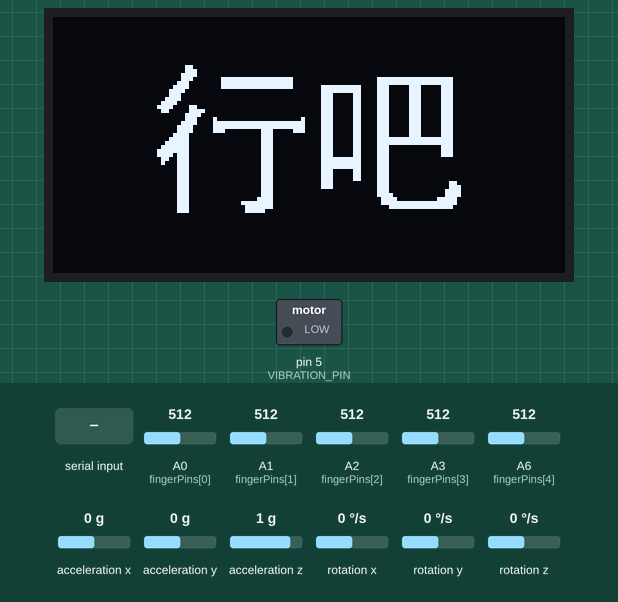
Bench run of a sketch on a simulated Arduino Nano, built with avr-gcc and run on an emulated ATmega328P. Parts: 128×64 one-colour display, switched loads named in the sketch (green lamp = pin HIGH). Wiring (inferred from the names in the program): MPU-6050 motion sensor at I2C address 0x68. Inputs (shaded band) come from the test bench; at power-on: A0 (fingerPins[0]) = 512, A1 (fingerPins[1]) = 512, A2 (fingerPins[2]) = 512, A3 (fingerPins[3]) = 512, A6 (fingerPins[4]) = 512, acceleration x 0 g, acceleration y 0 g, acceleration z 1 g, rotation x 0 °/s, rotation y 0 °/s, rotation z 0 °/s. What the sketch prints to the serial monitor is not drawn.

Above: at 2.0 s.
2.1 s: "M2\n" received over Serial
At 4.4 s:
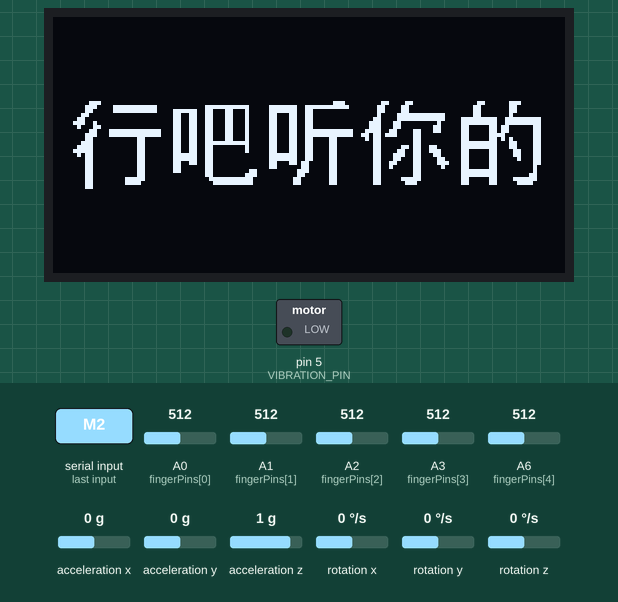
5.0 s: "1\n" received over the second serial link
At 6.2 s:
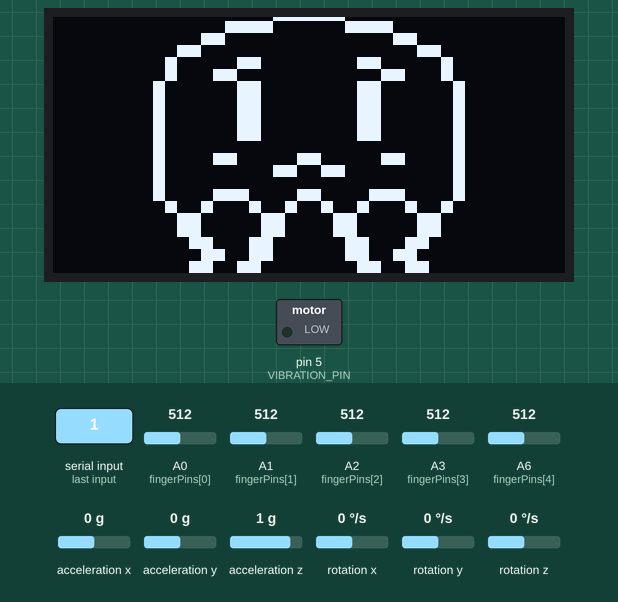
6.9 s: "PL\n" received over Serial
At 7.5 s:
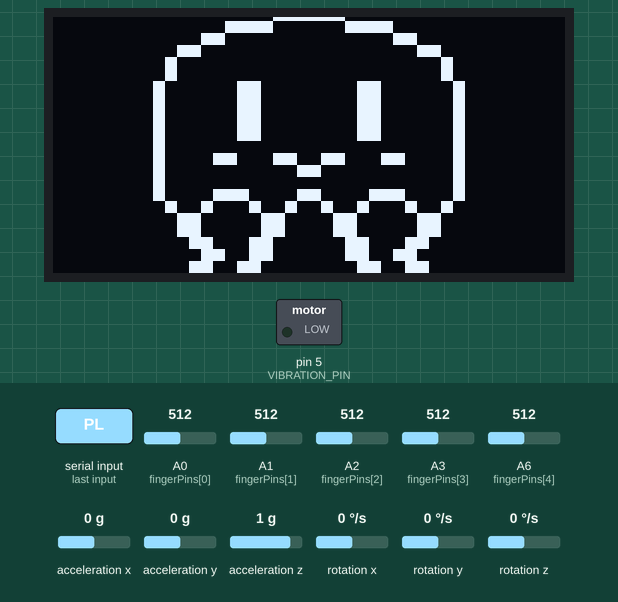
15.9 s: A0 (fingerPins[0]) set to 109
17.4 s: A0 (fingerPins[0]) set to 89
Timing chart, 0 to 19.9 s (numbered marks = the images above; inputs shaded):
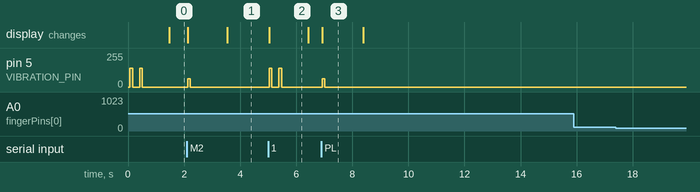

The sketch:

right_ble_oled_stable_full_sensors.ino
```cpp
/*

  right_ble_oled_stable_full_sensors.ino

  右手 Nano 稳定拍摄版：BLE + OLED 中文/水母 + 振动 + 右手五指/MPU 输出


  注意：本版本故意不加入 RadioHead/315M RX。

  原因：Nano SRAM 只有 2KB，SSD1306 需要 1024B 屏幕缓冲；再加 RadioHead 很容易 OLED failed。


  接线：

  - BLE TX -> D2, BLE RX -> D3

  - 振动马达 -> D5

  - 五指：A0/A1/A2/A3/A6

  - OLED + MPU6050：I2C A4/A5

*/


#include <SoftwareSerial.h>

#include <Wire.h>

#include <Adafruit_GFX.h>

#include <Adafruit_SSD1306.h>

#include "oled_mother_lines.h"


#define SCREEN_WIDTH 128

#define SCREEN_HEIGHT 64

#define OLED_RESET -1

#define OLED_ADDR 0x3C

#define MPU_ADDR 0x68


#define BLE_RX_PIN 2

#define BLE_TX_PIN 3

#define VIBRATION_PIN 5


const uint8_t fingerPins[5] = {A0, A1, A2, A3, A6};

const unsigned long SENSOR_INTERVAL_MS = 250;

const unsigned long JELLY_MS = 1400;


SoftwareSerial BLESerial(BLE_RX_PIN, BLE_TX_PIN);

Adafruit_SSD1306 display(SCREEN_WIDTH, SCREEN_HEIGHT, &Wire, OLED_RESET);


struct VibrationPattern {

  uint8_t repeat;

  uint16_t durationMs;

  uint16_t intervalMs;

  uint8_t intensity;

};


const VibrationPattern VIB_POSITIVE_LOW = {1, 80, 0, 25};

const VibrationPattern VIB_CONFLICT = {2, 100, 250, 55};


int thumbVal = 0;

int indexVal = 0;

int middleVal = 0;

int ringVal = 0;

int pinkyVal = 0;

int16_t axVal = 0;

int16_t ayVal = 0;

int16_t gzVal = 0;


String inputUsb = "";

String inputBle = "";

int currentState = 1;

bool textMode = false;

unsigned long lastCommandMs = 0;

unsigned long lastSensorMs = 0;


static const unsigned char PROGMEM jelly_happy[] = {

  0x00,0x3F,0x00,0x00,0x03,0xC0,0xF0,0x00,0x0C,0x00,0x0C,0x00,0x30,0x00,0x03,0x00,

  0x40,0x00,0x00,0x80,0x40,0x00,0x00,0x80,0x81,0x80,0x60,0x40,0x81,0x80,0x60,0x40,

  0x81,0x80,0x60,0x40,0x81,0x80,0x60,0x40,0x81,0x80,0x60,0x40,0x80,0x00,0x00,0x40,

  0x86,0x33,0x18,0x40,0x80,0x0C,0x00,0x40,0x80,0x00,0x00,0x40,0x87,0x0C,0x38,0x40,

  0x48,0x92,0x44,0x80,0x30,0x61,0x83,0x00,0x30,0x61,0x83,0x00,0x18,0xC0,0xC6,0x00,

  0x0C,0xC0,0xCC,0x00,0x19,0x80,0x66,0x00,0x30,0x00,0x03,0x00

};


static const unsigned char PROGMEM jelly_sad[] = {

  0x00,0x3F,0x00,0x00,0x03,0xC0,0xF0,0x00,0x0C,0x00,0x0C,0x00,0x30,0x00,0x03,0x00,

  0x41,0x80,0x60,0x80,0x46,0x00,0x18,0x80,0x81,0x80,0x60,0x40,0x81,0x80,0x60,0x40,

  0x81,0x80,0x60,0x40,0x81,0x80,0x60,0x40,0x81,0x80,0x60,0x40,0x80,0x00,0x00,0x40,

  0x86,0x0C,0x18,0x40,0x80,0x33,0x00,0x40,0x80,0x00,0x00,0x40,0x87,0x0C,0x38,0x40,

  0x48,0x92,0x44,0x80,0x30,0x61,0x83,0x00,0x30,0x61,0x83,0x00,0x18,0xC0,0xC6,0x00,

  0x0C,0xC0,0xCC,0x00,0x19,0x80,0x66,0x00,0x30,0x00,0x03,0x00

};


void initMPU() {

  Wire.beginTransmission(MPU_ADDR);

  Wire.write(0x6B);

  Wire.write(0);

  Wire.endTransmission(true);

}


bool readMPU(int16_t &ax, int16_t &ay, int16_t &gz) {

  Wire.beginTransmission(MPU_ADDR);

  Wire.write(0x3B);

  if (Wire.endTransmission(false) != 0) return false;


  uint8_t n = Wire.requestFrom(MPU_ADDR, 14, true);

  if (n < 14) return false;


  int16_t axRaw = (Wire.read() << 8) | Wire.read();

  int16_t ayRaw = (Wire.read() << 8) | Wire.read();

  Wire.read(); Wire.read(); // az ignored

  Wire.read(); Wire.read(); // temp ignored

  Wire.read(); Wire.read(); // gx ignored

  Wire.read(); Wire.read(); // gy ignored

  int16_t gzRaw = (Wire.read() << 8) | Wire.read();


  ax = axRaw / 100;

  ay = ayRaw / 100;

  gz = gzRaw / 100;

  return true;

}


void readSensors() {

  thumbVal = analogRead(fingerPins[0]);

  indexVal = analogRead(fingerPins[1]);

  middleVal = analogRead(fingerPins[2]);

  ringVal = analogRead(fingerPins[3]);

  pinkyVal = analogRead(fingerPins[4]);


  if (!readMPU(axVal, ayVal, gzVal)) {

    axVal = 0;

    ayVal = 0;

    gzVal = 0;

  }

}


void sendSensorLine(Stream &s) {

  s.print(F("R:Thumb:")); s.print(thumbVal);

  s.print(F(",Index:")); s.print(indexVal);

  s.print(F(",Middle:")); s.print(middleVal);

  s.print(F(",Ring:")); s.print(ringVal);

  s.print(F(",Pinky:")); s.print(pinkyVal);

  s.print(F(",aX:")); s.print(axVal);

  s.print(F(",aY:")); s.print(ayVal);

  s.print(F(",gZ:")); s.println(gzVal);

}


void sendSensors() {

  sendSensorLine(BLESerial);

  sendSensorLine(Serial);

}


void playVibration(const VibrationPattern &p) {

  uint8_t pwm = map(p.intensity, 0, 100, 0, 255);

  for (uint8_t i = 0; i < p.repeat; i++) {

    analogWrite(VIBRATION_PIN, pwm);

    delay(p.durationMs);

    analogWrite(VIBRATION_PIN, 0);

    if (i + 1 < p.repeat && p.intervalMs > 0) delay(p.intervalMs);

  }

}


void drawScaledBitmap(int16_t x, int16_t y, const uint8_t *bmp, int16_t w, int16_t h, uint8_t scale) {

  int16_t byteWidth = (w + 7) / 8;

  uint8_t b = 0;

  for (int16_t j = 0; j < h; j++) {

    for (int16_t i = 0; i < w; i++) {

      if (i & 7) b <<= 1;

      else b = pgm_read_byte(&bmp[j * byteWidth + i / 8]);

      if (b & 0x80) {

        display.fillRect(x + i * scale, y + j * scale, scale, scale, SSD1306_WHITE);

      }

    }

  }

}


void drawJelly() {

  display.clearDisplay();

  if (currentState == 1) {

    drawScaledBitmap(25, -2, jelly_sad, 26, 23, 3);

  } else {

    drawScaledBitmap(25, -2, jelly_happy, 26, 23, 3);

  }

  display.display();

}


void drawText() {

  display.clearDisplay();

  if (currentState == 1) {

    display.drawBitmap(0, 0, MOM_LINE_1, 128, 64, SSD1306_WHITE);

  } else {

    display.drawBitmap(0, 0, MOM_LINE_2, 128, 64, SSD1306_WHITE);

  }

  display.display();

}


void showState(int state) {

  currentState = state;

  textMode = false;

  lastCommandMs = millis();

  drawJelly();


  if (currentState == 1) {

    playVibration(VIB_CONFLICT);

  } else {

    playVibration(VIB_POSITIVE_LOW);

  }


  Serial.print(F("SHOW:")); Serial.println(currentState);

  BLESerial.print(F("SHOW:")); BLESerial.println(currentState);

}


void handleCommand(String raw) {

  raw.trim();

  raw.toUpperCase();

  if (raw.startsWith("T:")) raw = raw.substring(2);


  if (raw == "1" || raw == "M1" || raw == "CF" || raw == "NL") {

    showState(1);

  } else if (raw == "2" || raw == "M2" || raw == "PL") {

    showState(2);

  }

}


void readStream(Stream &s, String &buf) {

  while (s.available()) {

    char c = (char)s.read();


    if (c == '\r' || c == '\n' || c == ' ' || c == '\t') {

      if (buf.length() > 0) {

        handleCommand(buf);

        buf = "";

      }

      continue;

    }


    c = toupper(c);

    if (c == ':') {

      if (buf == "T") buf += c;

      continue;

    }


    if (buf.length() < 8) buf += c;


    if (buf == "1" || buf == "2" || buf == "M1" || buf == "M2" ||

        buf == "CF" || buf == "NL" || buf == "PL" ||

        (buf.length() >= 4 && buf.startsWith("T:"))) {

      handleCommand(buf);

      buf = "";

    }

  }

}


void setup() {

  Serial.begin(9600);

  BLESerial.begin(9600);

  Wire.begin();


  pinMode(VIBRATION_PIN, OUTPUT);

  analogWrite(VIBRATION_PIN, 0);

  initMPU();


  Serial.println(F("Right BLE OLED stable booting..."));


  if (!display.begin(SSD1306_SWITCHCAPVCC, OLED_ADDR)) {

    Serial.println(F("OLED failed"));

    while (1) delay(100);

  }


  display.setRotation(2);

  showState(1);

}


void loop() {

  readStream(Serial, inputUsb);

  readStream(BLESerial, inputBle);


  unsigned long now = millis();

  if (now - lastSensorMs >= SENSOR_INTERVAL_MS) {

    lastSensorMs = now;

    readSensors();

    sendSensors();

  }


  if (!textMode && now - lastCommandMs >= JELLY_MS) {

    textMode = true;

    drawText();

  }

}
```

Source omitted: mother_lines.h (data table, 12863 bytes)

Measured:
- after the input at 2.1 s, pin 5 (VIBRATION_PIN): 0/255 → 63/255 at once, → 0/255 0.08 s later; the display: first changes at once (image 1 shows a later state)
- after the input at 5.0 s, pin 5 (VIBRATION_PIN): alternates 140/255 for 0.10 s and 0/255 for 0.25 s, 4 changes in all, then stays 0/255, starting at once; the display: changes at once (image 2)
- after the input at 6.9 s, pin 5 (VIBRATION_PIN): 0/255 → 63/255 at once, → 0/255 0.08 s later; the display: changes at once (image 3)
- after the input at 15.9 s, every drawn part: stays the same
- after the input at 17.4 s, every drawn part: stays the same
- what the display in image 2 shows lasts 1.4 s, from 5.0 s to 6.4 s
- what the display in image 3 shows lasts 1.5 s, from 6.9 s to 8.4 s
